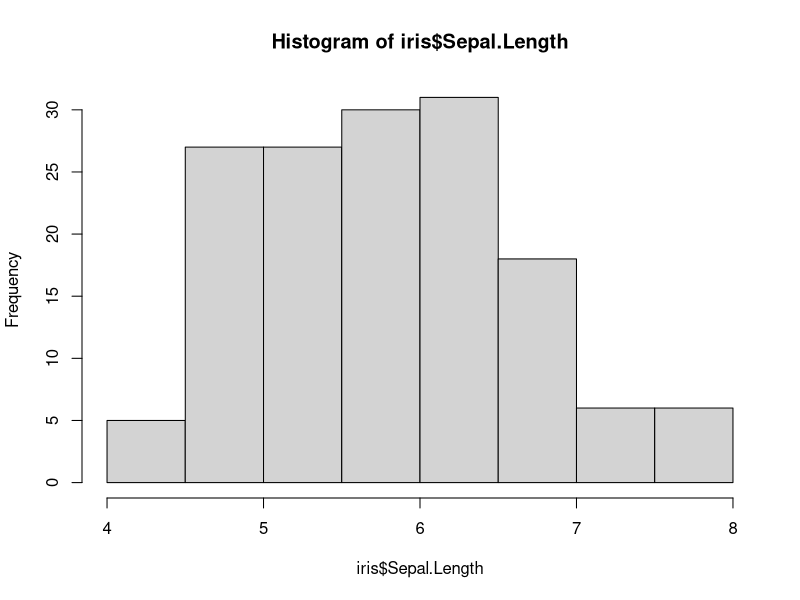
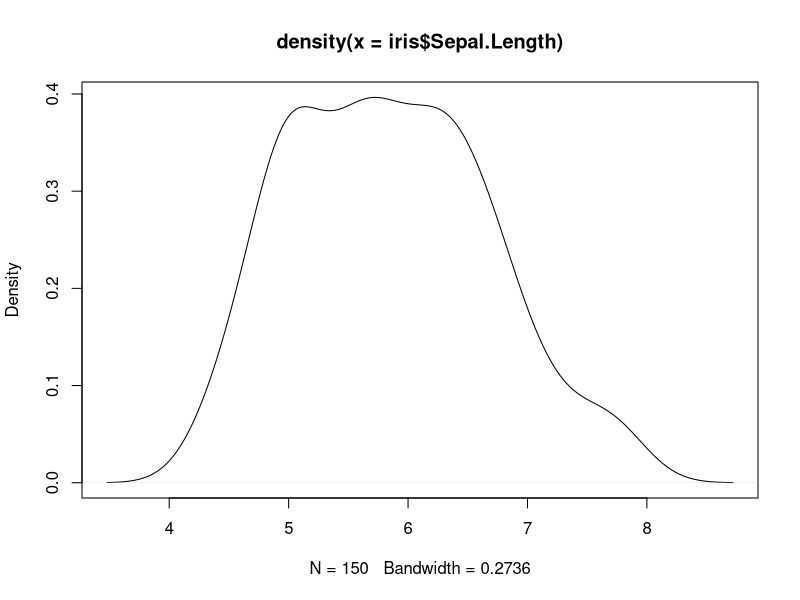
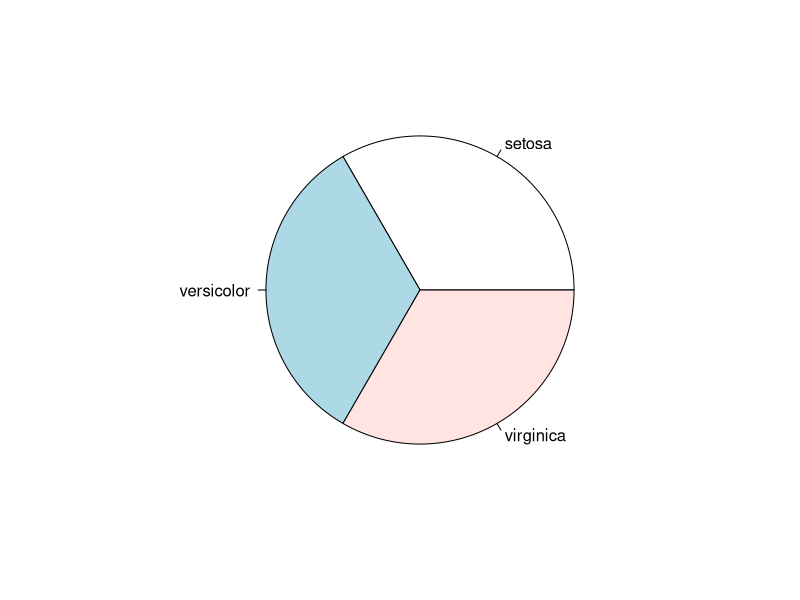
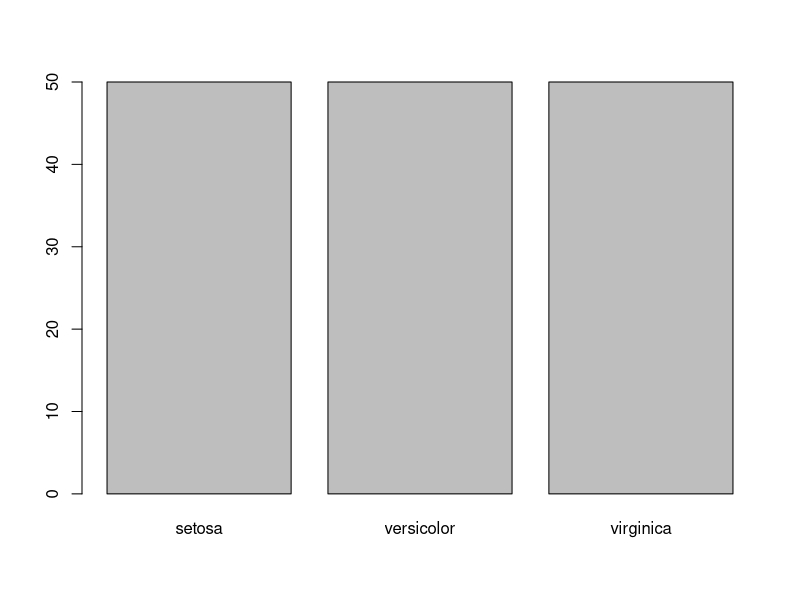
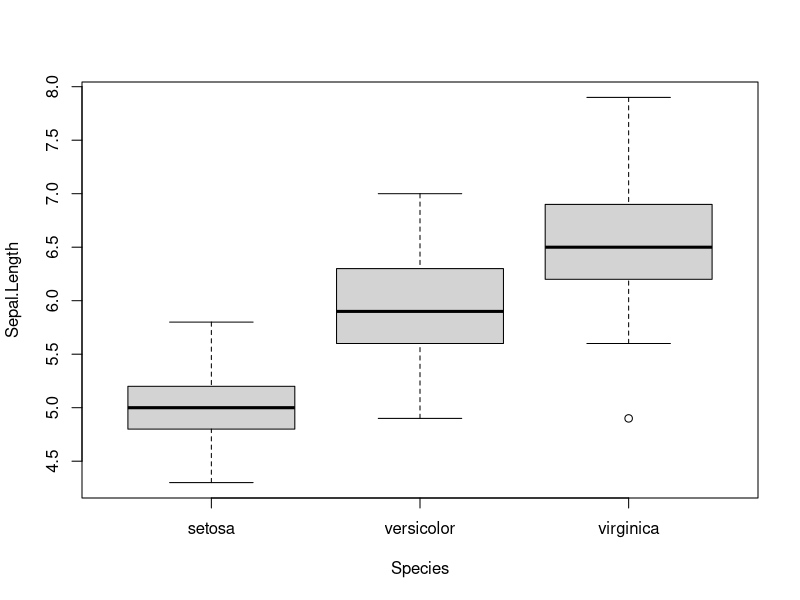
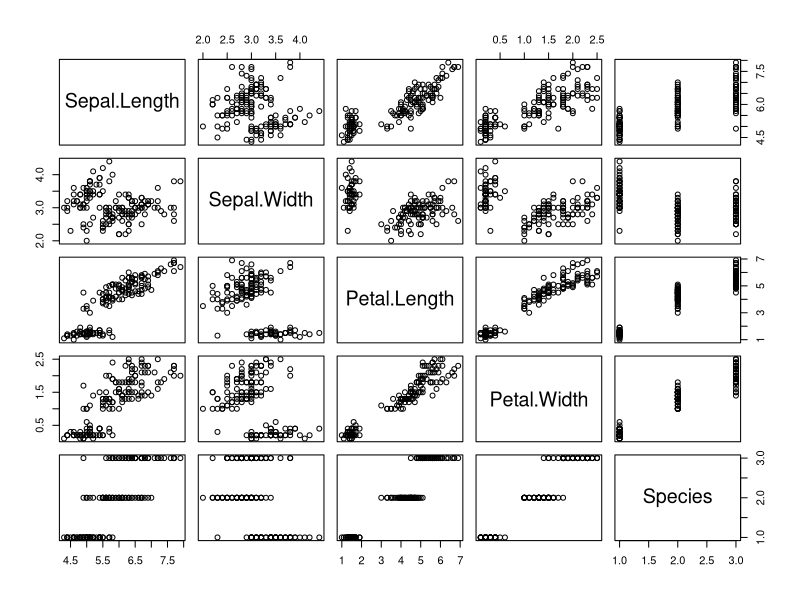

The R source for these figures, in order:
## Working Directory
getwd()
## Setting working directory
setwd("C:/Users/Administrator/Documents")
## Data Sets existing in base R installation
## Iris data
data(iris)
class(iris)
str(iris)
summary(iris)
dim(iris)
names(iris)
ncol(iris)
nrow(iris)
head(iris)
tail(iris)
iris[1:5,]
iris[1:10,2]
iris[1:10,"Sepal.Width"]
iris$Sepal.Width
summary(iris$Sepal.Length)
mean(iris$Sepal.Length)
median(iris$Sepal.Length)
range(iris$Sepal.Length)
var(iris$Sepal.Length)
sd(iris$Sepal.Length)
quantile(iris$Sepal.Length)
quantile(iris$Sepal.Length,c(0.1,0.4,0.7))
a=c(1,3,5)
a
class(a)
b=c("Ali","Veli","Selami")
b
class(b)
c=c(1L,2L,3L)
c
class(c)
d=c(TRUE,FALSE,TRUE)
d
class(d)
print(a)
hist(iris$Sepal.Length)
plot(density(iris$Sepal.Length))
table(iris$Species)
pie(table(iris$Species))
barplot(table(iris$Species))
cov(iris$Sepal.Length,iris$Petal.Length)
cov(iris[,1:4])
cor(iris$Sepal.Length,iris$Petal.Length)
cor(iris[,1:4])
aggregate(Sepal.Length~Species,summary,data=iris)
boxplot(Sepal.Length~Species,data=iris)
pairs(iris)